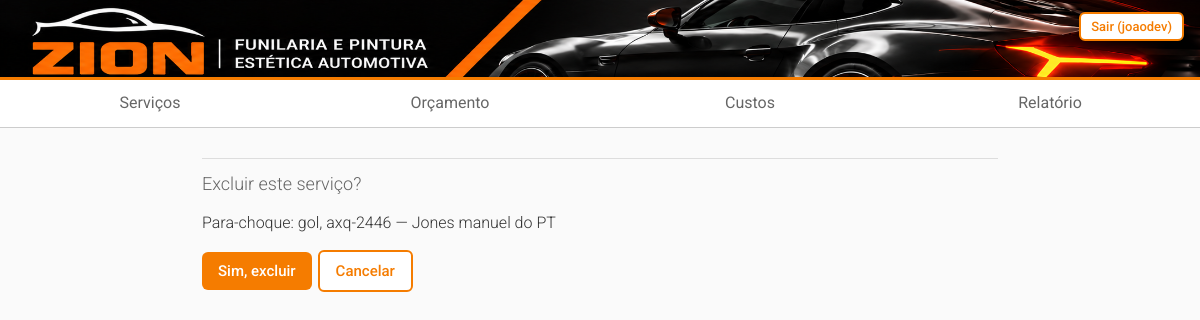
The page /servicos/11/excluir/ (signed in) on the database its author committed.
### oficina/models.py (models this page shows, shortened)
class Servico(models.Model):
    TIPOS = [
        ("para-choque", "Para-choque"), ("retoque", "Retoque e polimento"),
        ("lanternagem", "Lanternagem"), ("pintura-parcial", "Pintura parcial"),
        ("pintura-completa", "Pintura completa"), ("outro", "Outro"),
    ]
    URGENCIAS = [("normal", "Normal"), ("alta", "Alta"), ("urgente", "Urgente")]
    STATUS = [("execucao", "Em execução"), ("concluido", "Concluído")]
    ETAPAS = [("lanternagem", "Lanternagem"), ("preparacao", "Preparação"), ("pintura", "Pintura")]
    cliente = models.CharField(max_length=120, blank=True)
    veiculo = models.CharField("Veículo e placa", max_length=120, blank=True)
    tipo = models.CharField("Tipo de serviço", max_length=20, choices=TIPOS)
    urgencia = models.CharField("Urgência", max_length=10, choices=URGENCIAS, default="normal")
    status = models.CharField(max_length=10, choices=STATUS, default="execucao")
    prazo = models.PositiveIntegerField("Prazo (dias)", default=1)
    preco = models.DecimalField("Valor total (R$)", max_digits=10, decimal_places=2)
    inicio = models.DateField("Início", default=timezone.localdate)
    fim = models.DateField("Conclusão", null=True, blank=True)
    fixado = models.BooleanField("Fixado no topo da fila", default=False)
    lanternagem = models.ForeignKey(Funcionario, null=True, blank=True, on_delete=models.SET_NULL,
                                    related_name="+", verbose_name="Lanternagem")
    preparacao = models.ForeignKey(Funcionario, null=True, blank=True, on_delete=models.SET_NULL,
                                   related_name="+", verbose_name="Preparação")
    pintura = models.ForeignKey(Funcionario, null=True, blank=True, on_delete=models.SET_NULL,
                                related_name="+", verbose_name="Pintura")
    materiais_reais = models.DecimalField("Materiais reais (R$)", max_digits=10, decimal_places=2,
                                          null=True, blank=True)
    erro = models.BooleanField("Deu errado (retrabalho ou prejuízo)", default=False)
    erro_etapa = models.CharField("Etapa do erro", max_length=12, choices=ETAPAS, blank=True)
    erro_custo = models.DecimalField("Custo do erro (R$)", max_digits=10, decimal_places=2, default=0)
    erro_obs = models.CharField("O que aconteceu", max_length=200, blank=True)
    def __str__(self):
        return f"{self.get_tipo_display()}: {self.veiculo or 'sem veículo'}"
    @property
    def dias(self):
        fim = self.fim or timezone.localdate()
        return max(1, (fim - self.inicio).days)

### oficina/views.py (the view)
# urls.py: path("servicos/<int:pk>/excluir/", views.ServicoExcluir.as_view(), name="servico_excluir"),
class ServicoExcluir(LoginRequiredMixin, DeleteView):
    model = Servico
    template_name = "oficina/servico_confirm_delete.html"
    success_url = reverse_lazy("fila")

### oficina/templates/oficina/servico_confirm_delete.html (shortened to what this page needs)
{% extends "base.html" %}
{% block conteudo %}
<form method="post">{% csrf_token %}
 <div class="sec">Excluir este serviço?</div>
 <p>{{ object }} — {{ object.cliente }}</p>
 <div class="row"><button class="btn">Sim, excluir</button><a class="btn o" href="{% url 'fila' %}">Cancelar</a></div>
</form>
{% endblock %}

### oficina/templates/base.html (shortened to what this page needs)
{% load static %}<!doctype html>
<html lang="pt-br"><head><meta charset="utf-8">
<link rel="stylesheet" href="{% static 'css/style.css' %}">
</head><body>
<header class="zion-header">
<img src="{% static 'img/banner-zion.png' %}" alt="ZION Funilaria e Pintura" class="zion-banner">
{% if user.is_authenticated %}<form method="post" action="{% url 'logout' %}" class="logout-form">{% csrf_token %}<button class="btn o s">Sair ({{ user.username }})</button></form>{% endif %}
</header>
{% if user.is_authenticated %}
<nav>
 <a href="{% url 'fila' %}" {% if request.resolver_match.url_name == 'fila' %}class="on"{% endif %}>Serviços</a>
 <a href="{% url 'servico_novo' %}" {% if request.resolver_match.url_name == 'servico_novo' %}class="on"{% endif %}>Orçamento</a>
 <a href="{% url 'custos' %}" {% if request.resolver_match.url_name == 'custos' %}class="on"{% endif %}>Custos</a>
 <a href="{% url 'relatorio' %}" {% if request.resolver_match.url_name == 'relatorio' %}class="on"{% endif %}>Relatório</a>
</nav>
{% endif %}
<main>
{% block conteudo %}{% endblock %}
</main></body></html>

### oficina/static/css/style.css (style rules this page uses)
:root { --red:#F57C00;--ink:#333;--mut:#888;--bg:#fafafa;--ok:#17794C }
*,*::before,*::after { box-sizing:border-box }
body { margin:0;background:var(--bg);color:var(--ink);font:300 16px/1.4 Roboto,system-ui,sans-serif }
.zion-header { position:relative;width:100%;background:#000;border-bottom:3px solid var(--red);overflow:hidden }
.zion-banner { display:block;width:100%;height:auto }
.logout-form { position:absolute;top:12px;right:16px;z-index:2;margin:0 }
nav { background:#fff;border-bottom:1px solid #ccc;display:flex }
nav a { flex:1;text-align:center;padding:12px 4px;color:#666;text-decoration:none;font-weight:400 }
main { max-width:820px;margin:0 auto;padding:12px }
.sec { margin:18px 0 8px;padding-top:12px;border-top:1px solid #ddd;font-size:18px;color:#666 }
.btn { display:inline-block;border:0;background:var(--red);color:#fff;font:500 15px Roboto;border-radius:6px;padding:10px 16px;cursor:pointer;text-decoration:none }
.btn.o { background:#fff;color:var(--red);border:2px solid var(--red) }
.btn.s { padding:5px 10px;font-size:13px }
.row { display:flex;gap:6px;flex-wrap:wrap;margin-top:8px;align-items:center }

### rows shown on the page
Servico: tipo+veiculo "Para-choque: gol, axq-2446", cliente "Jones manuel do PT"

### other values the page prints
{{ user.username }} "joaodev"
